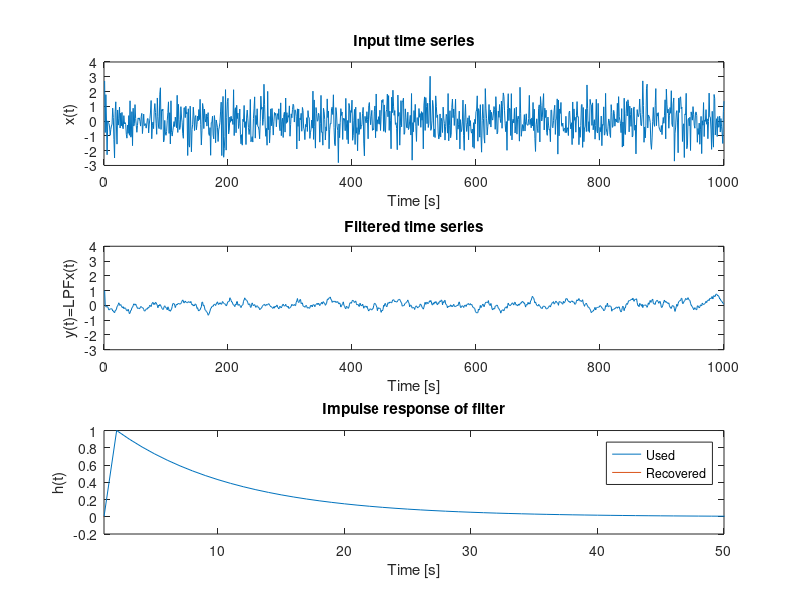

Write the MATLAB code that produced this figure.
%% Convolution_demo.m
% Script to demonstrate convolution in the time domain being the equivalent
% of multiplication in the frequency domain
%
% Pierre Cilliers, SANSA Space Science, 2017-08-11
close all
clear all
clc

%% Generate random number time series
N=1000;
t=1:N;
dt=1;
x=randn(1,N);
figure(1)
subplot(3,1,1);
plot(t,x);
xlabel('Time [s]');
ylabel('x(t)');
title('Input time series');
v=axis;

%% Apply LPF using discrete equation x(t+1)=x(t)- x(t)*dt/tau + dt*n(t)
tau=10; % time constant of LPF
f=0.1*randn(1,N);
y1=zeros(1,N);
y1(1)=1;
for ip=2:N-1
   y1(ip+1)=y1(ip)-y1(ip)*dt/tau+dt*f(ip);
end
figure(1)
subplot(3,1,2);
plot(t,y1);
xlabel('Time [s]');
ylabel('y(t)=LPF{x(t)}');
title('Filtered time series');
axis(v);

%% Impulse response h(t) of filter
%h=x;
h(1) = 0;
f1=zeros(1,N);
f1(1)=1;
for ip=1:N-1
   h(ip+1)=h(ip)-h(ip)*dt/tau + dt*f1(ip);
end
figure(1)
subplot(3,1,3);
plot(t,h);
xlim([1 5*tau]);
xlabel('Time [s]');
ylabel('h(t)');
title('Impulse response of filter');

h2 = ifft(fft(y1)./fft(f));
hold on;
plot(h2);
legend('Used','Recovered');
